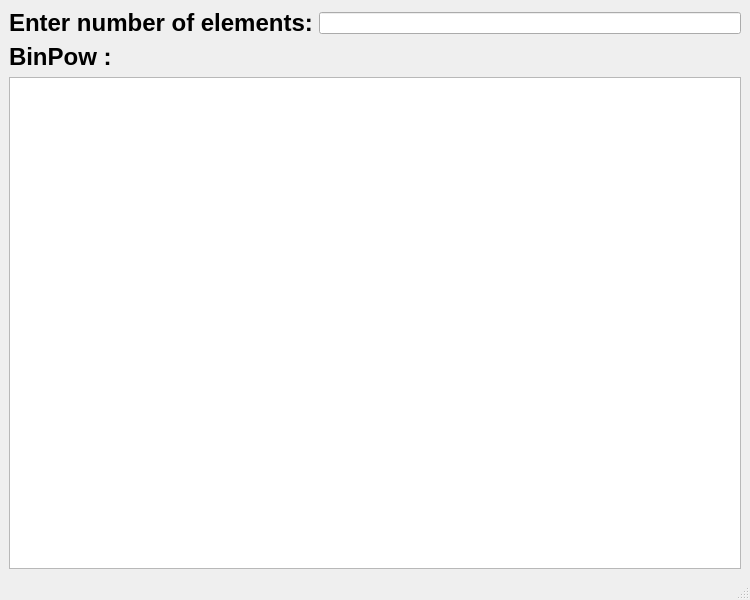
<?xml version="1.0" encoding="UTF-8"?>
<ui version="4.0">
 <class>MainWindow</class>
 <widget class="QMainWindow" name="MainWindow">
  <property name="geometry">
   <rect>
    <x>0</x>
    <y>0</y>
    <width>750</width>
    <height>600</height>
   </rect>
  </property>
  <property name="windowTitle">
   <string>MainWindow</string>
  </property>
  <widget class="QWidget" name="centralwidget">
   <layout class="QGridLayout" name="gridLayout">
    <item row="2" column="0" colspan="2">
     <widget class="QListWidget" name="listWidget"/>
    </item>
    <item row="0" column="0">
     <widget class="QLabel" name="label">
      <property name="text">
       <string>&lt;html&gt;&lt;head/&gt;&lt;body&gt;&lt;p&gt;&lt;span style=&quot; font-size:18pt; font-weight:700;&quot;&gt;Enter number of elements:&lt;/span&gt;&lt;/p&gt;&lt;/body&gt;&lt;/html&gt;</string>
      </property>
     </widget>
    </item>
    <item row="0" column="1">
     <widget class="QLineEdit" name="lineEdit_Elements"/>
    </item>
    <item row="1" column="0">
     <widget class="QLabel" name="label_2">
      <property name="text">
       <string>&lt;html&gt;&lt;head/&gt;&lt;body&gt;&lt;p&gt;&lt;span style=&quot; font-size:18pt; font-weight:700;&quot;&gt;BinPow :&lt;/span&gt;&lt;/p&gt;&lt;/body&gt;&lt;/html&gt;</string>
      </property>
     </widget>
    </item>
    <item row="1" column="1">
     <widget class="QLabel" name="label_pow">
      <property name="text">
       <string/>
      </property>
     </widget>
    </item>
   </layout>
  </widget>
  <widget class="QMenuBar" name="menubar">
   <property name="geometry">
    <rect>
     <x>0</x>
     <y>0</y>
     <width>750</width>
     <height>36</height>
    </rect>
   </property>
  </widget>
  <widget class="QStatusBar" name="statusbar"/>
 </widget>
 <resources/>
 <connections/>
</ui>
